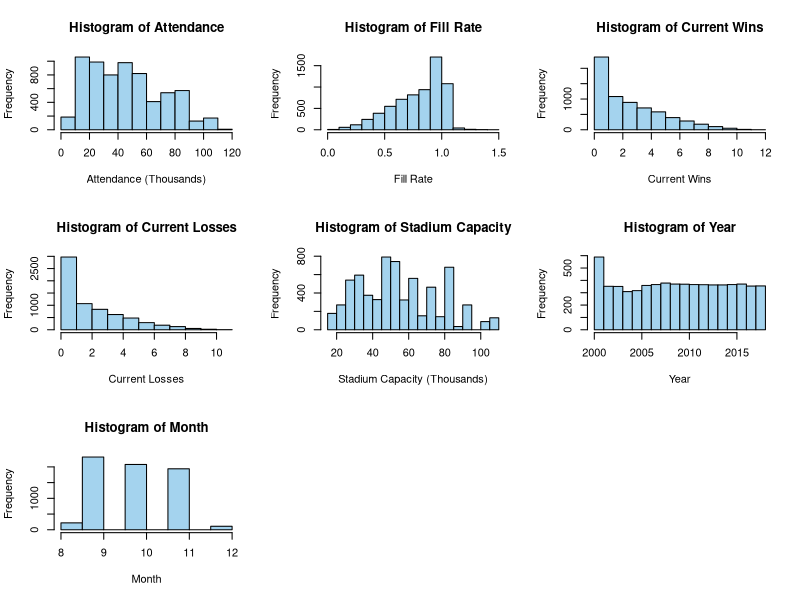
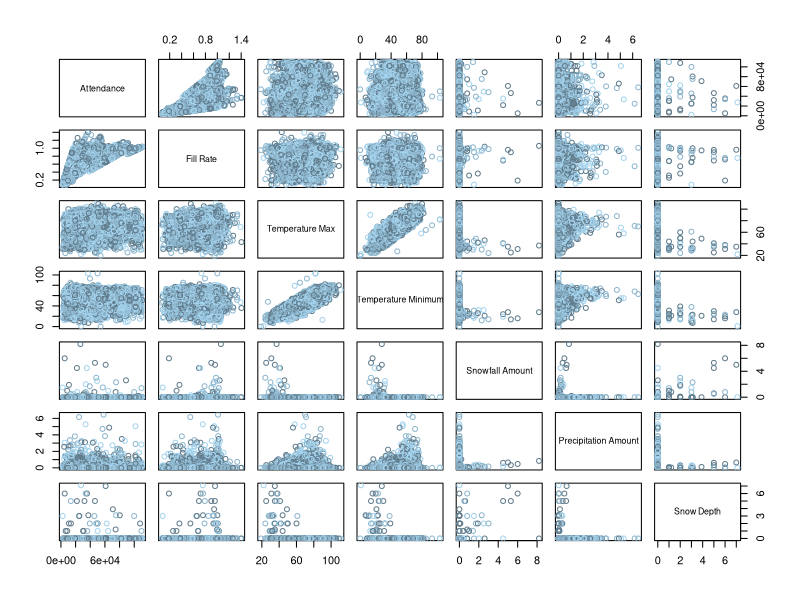
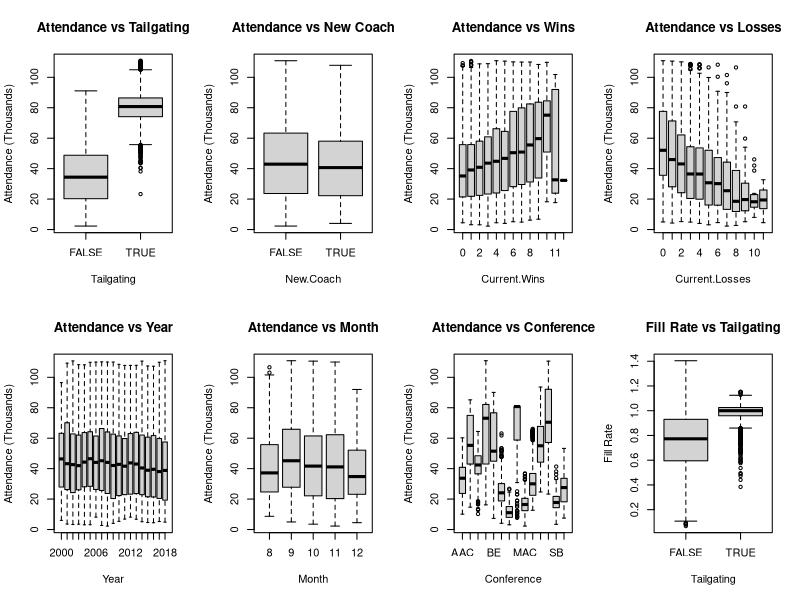
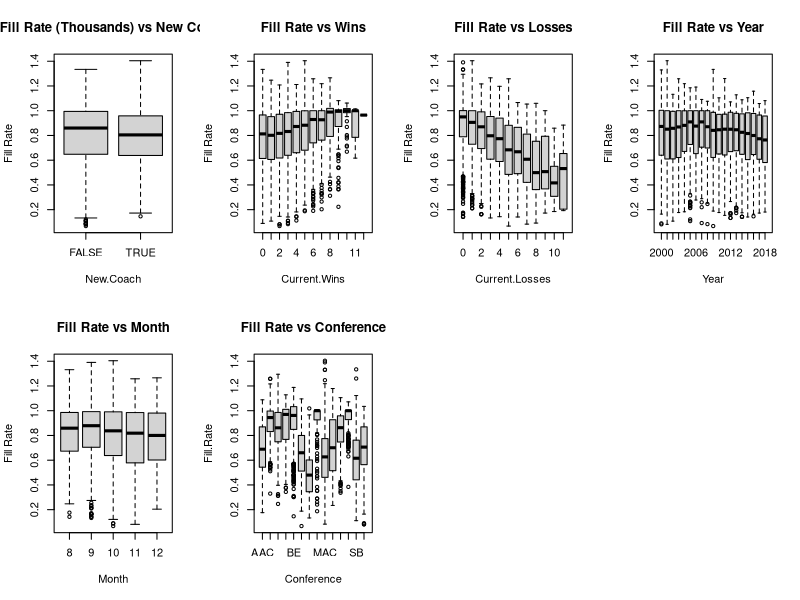
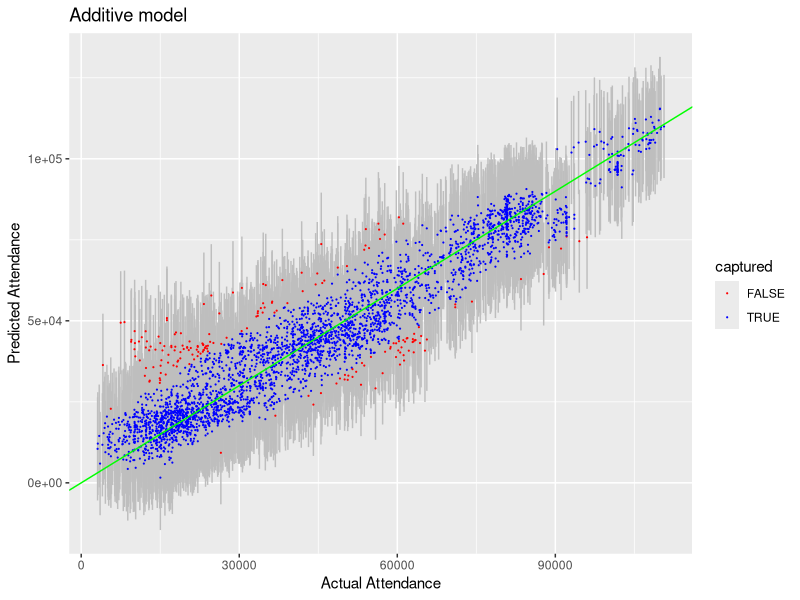
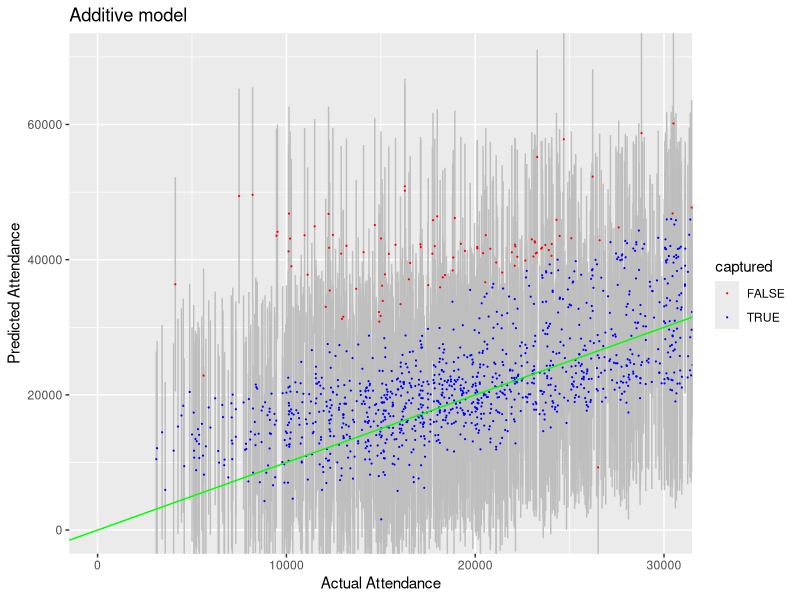
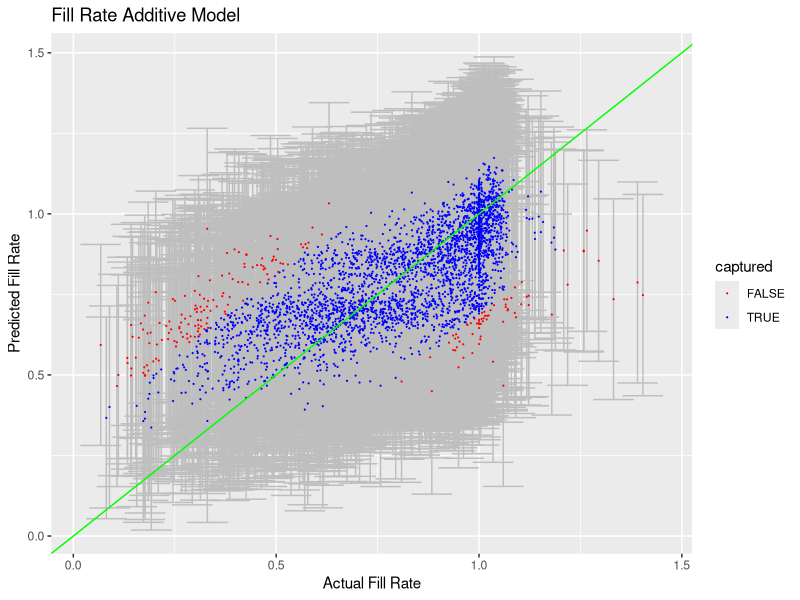
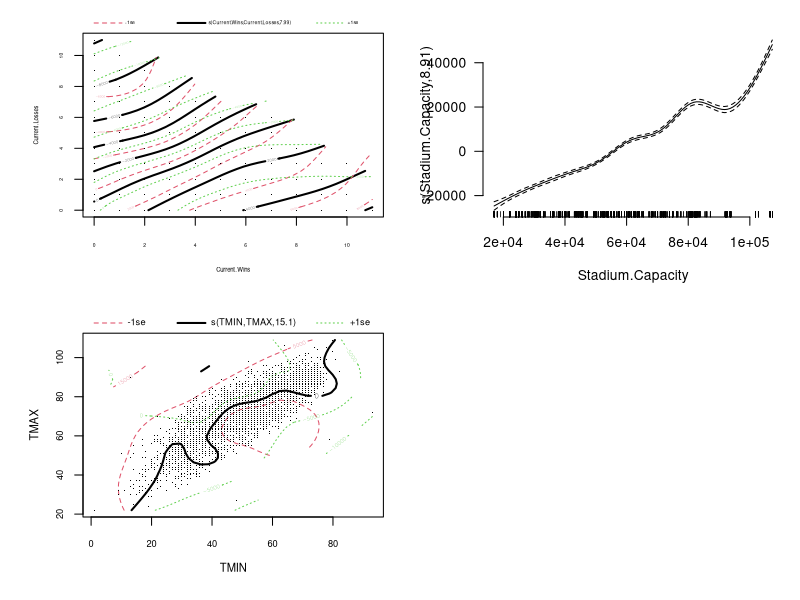

These charts were generated, in order, by the following R code:
## ---- chunk 1
# General set-up for the report.
# I find this useful, but you may improve upon, ignore, or remove
#  (possibly at your own peril).
# Tasks accomplished:
# Don't print out code
# Save results so that code blocks aren't re-run unless code
# changes (cache), _or_ a relevant earlier code block changed (autodep),
# don't clutter R output with messages or warnings (message, warning)
library(MASS)
library(knitr)
library(tidyverse)
library(dplyr)
library(ggthemes)
library(gridExtra)
library(ggplot2)
library(GGally)
opts_chunk$set(echo=FALSE,
               cache=TRUE, autodep=TRUE,
               message=FALSE, warning=FALSE)
# Turn off meaningless clutter in summary() output
options(show.signif.stars=FALSE)
## ---- chunk 2
attendance.data = read.csv("CFBeattendance.csv")
## ---- chunk 3
attendance.data = attendance.data[-c(5436,5443,5450,5457, 4522, 4524, 4526, 4528, 4530, 4532),]
## ---- chunk 4
attendance.data[4424, 24] = 12

attendance.data$Conference[which(attendance.data$Team=="Oregon State")] = "Pac-12"

attendance.data$Conference[which(attendance.data$Team=="USC")] = "Pac-12"

rutgers = attendance.data[which(attendance.data$Team=="Rutgers"),]
yr = 2000
while(yr<2013){
        rutgers$Conference[which(rutgers$Year==yr)] = "Big East"
        yr = yr+1
}
attendance.data$Conference[which(attendance.data$Team=="Rutgers")] = rutgers$Conference

boston_college = attendance.data[which(attendance.data$Team=="Boston College"),]
yr = 2000
while(yr<2005){
        boston_college$Conference[which(boston_college$Year==yr)] = "Big East"
        yr = yr+1
}
attendance.data$Conference[which(attendance.data$Team=="Boston College")] = boston_college$Conference

smu = attendance.data[which(attendance.data$Team=="SMU"),]
yr = 2005
while(yr<2013){
        smu$Conference[which(smu$Year==yr)] = "CUSA"
        yr = yr+1
}
attendance.data$Conference[which(attendance.data$Team=="SMU")] = smu$Conference

south_alabama = attendance.data[which(attendance.data$Team=="South Alabama"),]
yr = 2013
while(yr<2019){
        south_alabama$Conference[which(south_alabama$Year==yr)] = "Sun Belt"
        yr = yr+1
}
attendance.data$Conference[which(attendance.data$Team=="South Alabama")] = south_alabama$Conference

west_virginia = attendance.data[which(attendance.data$Team=="West Virginia"),]
yr = 2000
while(yr<2012){
        west_virginia$Conference[which(west_virginia$Year==yr)] = "Big East"
        yr = yr+1
}
attendance.data$Conference[which(attendance.data$Team=="West Virginia")] = west_virginia$Conference

memphis = attendance.data[which(attendance.data$Team=="Memphis"),]
memphis$Conference[which(memphis$Year==2013)] = "AAC"
attendance.data$Conference[which(attendance.data$Team=="Memphis")] = memphis$Conference

mid_tennessee = attendance.data[which(attendance.data$Team=="Middle Tennessee"),]
mid_tennessee$Conference[which(mid_tennessee$Year==2001)] = "Sun Belt"
attendance.data$Conference[which(attendance.data$Team=="Middle Tennessee")] = mid_tennessee$Conference

byu = attendance.data[which(attendance.data$Team=="BYU"),]
byu$Conference[which(byu$Year==2011)] = "Independent"
attendance.data$Conference[which(attendance.data$Team=="BYU")] = byu$Conference

fiu = attendance.data[which(attendance.data$Team=="FIU"),]
yr = 2002
while(yr<2005){
        fiu$Conference[which(fiu$Year==yr)] = "FCS"
        yr = yr+1
}
attendance.data$Conference[which(attendance.data$Team=="FIU")] = fiu$Conference

georgia_st = attendance.data[which(attendance.data$Team=="Georgia State"),]
yr = 2011
while(yr<2013){
        georgia_st$Conference[which(georgia_st$Year==yr)] = "FCS"
        yr = yr+1
}
attendance.data$Conference[which(attendance.data$Team=="Georgia State")] = georgia_st$Conference
## ---- chunk 5
attendance.data$RankCoded = double(length=nrow(attendance.data))
attendance.data$OppRankCoded = double(length=nrow(attendance.data))
attendance.data$TVCoded = double(length=nrow(attendance.data))
newtime = str_split(attendance.data$Time, ":")
attendance.data$Hour = double(length=nrow(attendance.data))
attendance.data$Start = double(length=nrow(attendance.data))
attendance.data$Start2 = double(length=nrow(attendance.data))
attendance.data$ConfCoded = double(length=nrow(attendance.data))

for (i in 1:nrow(attendance.data)){
  if (attendance.data$Rank[i]=='NR')attendance.data$RankCoded[i] = 'Unranked'
  else attendance.data$RankCoded[i] = 'Ranked'
  if (attendance.data$Opponent_Rank[i]=='NR')attendance.data$OppRankCoded[i] = 'Unranked'
  else attendance.data$OppRankCoded[i] = 'Ranked'
  if (attendance.data$TV[i]=='Not on TV')attendance.data$TVCoded[i] = 'Not on TV'
  else attendance.data$TVCoded[i] = 'On TV'
  attendance.data$Hour[i] = as.numeric(newtime[[i]][1])
  if (attendance.data$Hour[i] %in% c(10,11,12,13,14,15,16))attendance.data$Start[i] = 'Day'
  else attendance.data$Start[i] = 'Night'
  if (attendance.data$Hour[i] %in% c(10,11,12,13,14,15,16,17))attendance.data$Start2[i] = 'Day'
  else attendance.data$Start2[i] = 'Night'
  if ((attendance.data$Conference[i] %in% c('ACC','Big-10','Big-12','Big East','Pac-12','SEC'))||attendance.data$Team[i]=='Notre Dame')attendance.data$ConfCoded[i] = 'Power'
  else attendance.data$ConfCoded[i] = 'Non-Power'
}
attendance.data$RankCoded = as.factor(attendance.data$RankCoded)
attendance.data$OppRankCoded = as.factor(attendance.data$OppRankCoded)
attendance.data$TVCoded = as.factor(attendance.data$TVCoded)
attendance.data$Start = as.factor(attendance.data$Start)
attendance.data$Start2 = as.factor(attendance.data$Start2)
attendance.data$ConfCoded = as.factor(attendance.data$ConfCoded)
## ---- chunk 6
quan.att = quantile(attendance.data$Attendance, c(0.25, 0.5, 0.75), type = 1, na.rm = TRUE)
quan.fill = quantile(attendance.data$Fill.Rate, c(0.25, 0.5, 0.75), type = 1, na.rm = TRUE)
quan.cap = quantile(attendance.data$Stadium.Capacity, c(0.25, 0.5, 0.75), type = 1, na.rm = TRUE)
quan.att
quan.cap
quan.fill
## ---- chunk 7
par(mfrow = c(3,3))
hist(attendance.data$Attendance/1000, main = "Histogram of Attendance",
     xlab = "Attendance (Thousands)", col = "lightskyblue2")
hist(attendance.data$Fill.Rate, main = "Histogram of Fill Rate",
     xlab = "Fill Rate", col = "lightskyblue2")
hist(attendance.data$Current.Wins, main = "Histogram of Current Wins",
     xlab = "Current Wins", col = "lightskyblue2")
hist(attendance.data$Current.Losses, main = "Histogram of Current Losses",
     xlab = "Current Losses", col = "lightskyblue2")
hist(attendance.data$Stadium.Capacity/1000,
     main = "Histogram of Stadium Capacity",
     xlab = "Stadium Capacity (Thousands)", col = "lightskyblue2")
hist(attendance.data$Year, main = "Histogram of Year", xlab = "Year", col = "lightskyblue2")
hist(attendance.data$Month, main = "Histogram of Month", xlab = "Month", col = "lightskyblue2")
## ---- chunk 8
pairs(Attendance~Fill.Rate+TMAX+TMIN+SNOW+PRCP+SNWD, data=attendance.data, col = c("lightskyblue4","lightskyblue3", "lightskyblue2"), labels = c("Attendance", "Fill Rate", "Temperature Max", "Temperature Minimum", "Snowfall Amount", "Precipitation Amount", "Snow Depth"))
## ---- chunk 9
par(mfrow = c(2,4))
boxplot(Attendance/1000~Tailgating,data=attendance.data,
        ylab = "Attendance (Thousands)", main = "Attendance vs Tailgating")
boxplot(Attendance/1000~New.Coach,data=attendance.data,
        ylab = "Attendance (Thousands)", main = "Attendance vs New Coach")
boxplot(Attendance/1000~Current.Wins,data=attendance.data,
        ylab = "Attendance (Thousands)", main = "Attendance vs Wins")
boxplot(Attendance/1000~Current.Losses,data=attendance.data,
        ylab = "Attendance (Thousands)", main = "Attendance vs Losses")
boxplot(Attendance/1000~Year, data=attendance.data,
        ylab = "Attendance (Thousands)", main = "Attendance vs Year")
boxplot(Attendance/1000~Month,data=attendance.data,
        ylab = "Attendance (Thousands)", main = "Attendance vs Month")
boxplot(Attendance/1000~Conference, data=attendance.data,
        ylab = "Attendance (Thousands)", main = "Attendance vs Conference",
        names = c("AAC","ACC","B10","B12","BE","CUSA","FCS",
                  "Ind.","MAC","MWC","P12","SEC", "SB","WAC"))
## ---- chunk 10
boxplot(Fill.Rate~Tailgating,data=attendance.data, ylab = "Fill Rate",
        main = "Fill Rate vs Tailgating")
boxplot(Fill.Rate~New.Coach,data=attendance.data, ylab = "Fill Rate",
        main = "Fill Rate (Thousands) vs New Coach")
boxplot(Fill.Rate~Current.Wins,data=attendance.data, ylab = "Fill Rate",
        main = "Fill Rate vs Wins")
boxplot(Fill.Rate~Current.Losses,data=attendance.data, ylab = "Fill Rate",
        main = "Fill Rate vs Losses")
boxplot(Fill.Rate~Year, data=attendance.data, ylab = "Fill Rate",
        main = "Fill Rate vs Year")
boxplot(Fill.Rate~Month,data=attendance.data, ylab = "Fill Rate",
        main = "Fill Rate vs Month")
boxplot(Fill.Rate~Conference, data=attendance.data,
        main = "Fill Rate vs Conference",
        names = c("AAC","ACC","B10","B12","BE","CUSA","FCS",
                  "Ind.","MAC","MWC","P12","SEC", "SB","WAC"))
## ---- chunk 11
n = nrow(attendance.data)
select.rows <- sample(1:n, replace=FALSE, size=floor(n/2))
select.set <- attendance.data[select.rows,]
inference.set <- attendance.data[-select.rows,]
## ---- chunk 12
library(mgcv)
att.gam = gam(Attendance~s(Current.Wins,Current.Losses)+s(Stadium.Capacity)+New.Coach+Tailgating, data=select.set)
att.gam2 = gam(Attendance~s(Current.Wins,Current.Losses)+s(Stadium.Capacity)+Tailgating, data=select.set)
att.gam3 = gam(Attendance~s(Current.Wins,Current.Losses)+s(Stadium.Capacity)+Tailgating+s(TMIN,TMAX), data=select.set)
att.gam4 = gam(Attendance~s(Current.Wins,Current.Losses)+s(Stadium.Capacity)+Tailgating+s(TMIN,TMAX)+RankCoded+OppRankCoded, data=select.set)
att.gam5 = gam(Attendance~s(Current.Wins,Current.Losses)+s(Stadium.Capacity)+Tailgating+s(TMIN,TMAX)+RankCoded+OppRankCoded+Start, data=select.set)
att.gam6 = gam(Attendance~s(Current.Wins,Current.Losses)+s(Stadium.Capacity)+Tailgating+s(TMIN,TMAX)+RankCoded+OppRankCoded+Start2, data=select.set)
att.gam7 = gam(Attendance~s(Current.Wins,Current.Losses)+s(Stadium.Capacity)+Tailgating+s(TMIN,TMAX)+RankCoded+OppRankCoded+ConfCoded, data=select.set)
## ---- chunk 13
mdl_rmse <- function(mdl){
  rmse = sqrt(mean(residuals(mdl)^2))
  return(rmse)
}

att.rmses = double(7)
att.rmses[1] = mdl_rmse(att.gam)
att.rmses[2] = mdl_rmse(att.gam2)
att.rmses[3] = mdl_rmse(att.gam3)
att.rmses[4] = mdl_rmse(att.gam4)
att.rmses[5] = mdl_rmse(att.gam5)
att.rmses[6] = mdl_rmse(att.gam6)
att.rmses[7] = mdl_rmse(att.gam7)
best.att = which.min(att.rmses)
## ---- chunk 14
fill.gam = gam(Fill.Rate~s(Current.Wins,Current.Losses)+s(Stadium.Capacity)+New.Coach+Tailgating, data=select.set)
fill.gam2 = gam(Fill.Rate~s(Current.Wins,Current.Losses)+s(Stadium.Capacity)+Tailgating, data=select.set)
fill.gam3 = gam(Fill.Rate~s(Current.Wins,Current.Losses)+s(Stadium.Capacity)+Tailgating+s(TMIN,TMAX), data=select.set)
fill.gam4 = gam(Fill.Rate~s(Current.Wins,Current.Losses)+s(Stadium.Capacity)+Tailgating+s(TMIN,TMAX)+RankCoded+OppRankCoded, data=select.set)
fill.gam5 = gam(Fill.Rate~s(Current.Wins,Current.Losses)+s(Stadium.Capacity)+Tailgating+s(TMIN,TMAX)+RankCoded+OppRankCoded+Start, data=select.set)
fill.gam6 = gam(Fill.Rate~s(Current.Wins,Current.Losses)+s(Stadium.Capacity)+Tailgating+s(TMIN,TMAX)+RankCoded+OppRankCoded+Start2, data=select.set)
fill.gam7 = gam(Fill.Rate~s(Current.Wins,Current.Losses)+s(Stadium.Capacity)+Tailgating+s(TMIN,TMAX)+RankCoded+OppRankCoded+Start2+ConfCoded, data=select.set)
## ---- chunk 15
fill.rmses = double(7)
fill.rmses[1] = mdl_rmse(fill.gam)
fill.rmses[2] = mdl_rmse(fill.gam2)
fill.rmses[3] = mdl_rmse(fill.gam3)
fill.rmses[4] = mdl_rmse(fill.gam4)
fill.rmses[5] = mdl_rmse(fill.gam5)
fill.rmses[6] = mdl_rmse(fill.gam6)
fill.rmses[7] = mdl_rmse(fill.gam7)
best.fill = which.min(fill.rmses)
## ---- chunk 16
preds.gam.all = predict(att.gam7, newdata=inference.set, se.fit=TRUE) # no interval here
preds.gam = data.frame(
  obs.value = inference.set$Attendance, 
  fit = preds.gam.all$fit,
  fit.se = preds.gam.all$se.fit)
sigma.gam = sqrt(att.gam7$sig2) # annoyingly in a different place
preds.gam = preds.gam %>% mutate(
  lwr = fit - 2*sqrt(fit.se^2 + sigma.gam^2), 
  upr = fit + 2*sqrt(fit.se^2 + sigma.gam^2), 
  captured = (obs.value <= upr) & (obs.value >= lwr)
  )
mean(preds.gam$captured)# percentage of actual observations inside the CI
round(median(preds.gam.all$se.fit),3) # median size of the pred SEs (log scale)
## ---- chunk 17
pgam <- preds.gam %>%
  ggplot(aes(x=obs.value,y=fit,color=captured)) + 
  geom_errorbar(aes(ymin=lwr, ymax=upr), width=.1,color='grey') + 
  geom_point(size=.1) + geom_abline(slope=1, intercept = 0, color='green') + 
  scale_color_manual(values=c('red','blue')) +
  xlab('Actual Attendance') + ylab('Predicted Attendance') +
  ggtitle('Additive model')
pgam
## ---- chunk 18
pgam + coord_cartesian(xlim=c(0,3e4), ylim=c(0,7e4))
## ---- chunk 19
preds.gam.all2 = predict(fill.gam7, newdata=inference.set, se.fit=TRUE) # no interval here
preds.gam2 = data.frame(
  obs.value = inference.set$Fill.Rate, 
  fit = preds.gam.all2$fit,
  fit.se = preds.gam.all2$se.fit)
sigma.gam2 = sqrt(fill.gam7$sig2) # annoyingly in a different place
preds.gam2 = preds.gam2 %>% mutate(
  lwr = fit - 2*sqrt(fit.se^2 + sigma.gam2^2), 
  upr = fit + 2*sqrt(fit.se^2 + sigma.gam2^2), 
  captured = (obs.value <= upr) & (obs.value >= lwr)
  )
mean(preds.gam2$captured)# percentage of actual observations inside the CI
round(median(preds.gam.all2$se.fit),3) # median size of the pred SEs (log scale)
## ---- chunk 20
pgam2 <- preds.gam2 %>%
  ggplot(aes(x=obs.value,y=fit,color=captured)) + 
  geom_errorbar(aes(ymin=lwr, ymax=upr), width=.1,color='grey') + 
  geom_point(size=.1) + geom_abline(slope=1, intercept=0, color='green') + 
  scale_color_manual(values=c('red','blue')) +
  xlab('Actual Fill Rate') + ylab('Predicted Fill Rate') +
  ggtitle('Fill Rate Additive Model')
pgam2
## ---- chunk 21
final.att.mdl = att.gam7
final.fill.mdl = fill.gam7

att.coef = coefficients(final.att.mdl)[c(1:5)]
fill.coef = coefficients(final.fill.mdl)[c(1:6)]
## ---- chunk 22
plot(final.att.mdl, pages = 1, scale=0, shade=TRUE, se=2, bty='n', las=1)
## ---- chunk 23
plot(final.fill.mdl, pages = 1, scale=0, shade=TRUE, se=2, bty='n', las=1)
